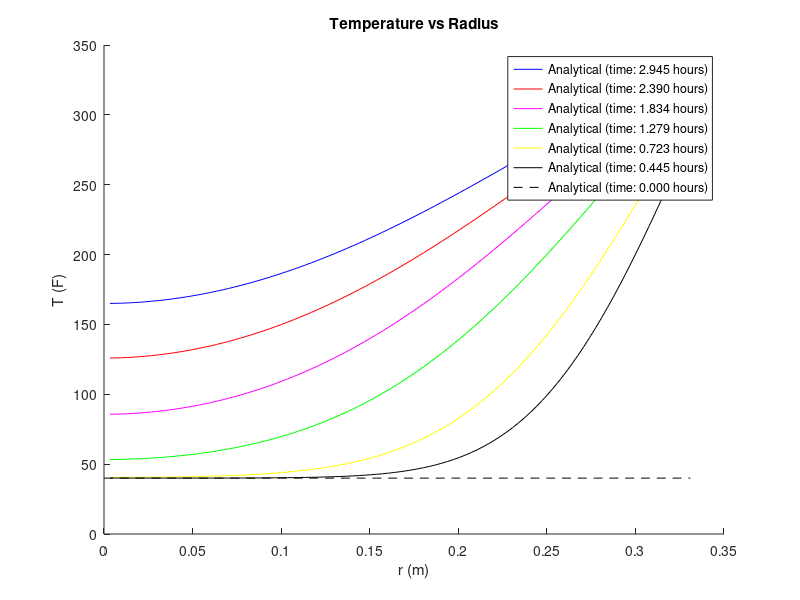

Write MATLAB code to recreate this figure.
% MAE 315 Project 1
% Group 5 
% 11/18/2015

% given
Ti = 40; %(F)
Tinf = 350; %(F)
Tf = 165; %(F)
thetaf = (Tf-Tinf)/(Ti-Tinf); %dimensionless temperature
h = 12.5; %Btu/hr-ft^2-F
k = 0.287; %Btu/hr-ft-F
alpha = 1.40e-6; %ft^2/s
r0 = 0.331; %ft
Bi = h*r0/k;

%% Analytical Solution
% lambda values
fb = @(x) 1-x.*cot(x)-Bi;
lambda = zeros(6,1);
lambda(1) = fzero(fb, 3);
lambda(2) = fzero(fb, 6);
lambda(3) = fzero(fb, 9);
lambda(4) = fzero(fb, 12);
lambda(5) = fzero(fb, 15);
lambda(6) = fzero(fb, 18);
 
% series solution for center temperature
a = 4*(sin(lambda)-lambda.*cos(lambda))./(2*lambda-sin(2*lambda));
fth1 = @(x) a(1)*exp(-lambda(1)^2*x)-thetaf;
fth2 = @(x) fth1(x)+a(2)*exp(-lambda(2)^2*x);
fth3 = @(x) fth2(x)+a(3)*exp(-lambda(3)^2*x);
fth4 = @(x) fth3(x)+a(4)*exp(-lambda(4)^2*x);
fth5 = @(x) fth4(x)+a(5)*exp(-lambda(5)^2*x);
fth6 = @(x) fth5(x)+a(6)*exp(-lambda(6)^2*x);

% Fourier Numbers
tau = zeros(6,1);
tau(1) = fzero(fth1, 0.1);
tau(2) = fzero(fth2, 0.1);
tau(3) = fzero(fth3, 0.1);
tau(4) = fzero(fth4, 0.1);
tau(5) = fzero(fth5, 0.1);
tau(6) = fzero(fth6, 0.1);

% time values
time = tau*r0^2/alpha;

% plot
r = linspace(0, r0);
t = [time(6) time(6)-2e3 time(6)-4e3 time(6)-6e3 time(6)-8e3 time(6)-9e3];
hold on;
for j = 1:6
  Fo = alpha*t(j)/r0^2;
  theta = zeros(size(r));
  for k = 1:6
    theta = theta+a(k)*exp(-lambda(k)^2*Fo)*sin(lambda(k)*r/r0)./(lambda(k)*r/r0);
  end    
  T = Tinf+(Ti-Tinf)*theta;  
  switch j
    case 1
      line = 'b';      
    case 2
      line = 'r';
    case 3
      line = 'm';
    case 4
      line = 'g';
    case 5
      line = 'y';
    case 6
      line = 'k';
  end
  plot(r, T, line);
end
plot(r, Ti*ones(length(r),1), '--k');
title('Temperature vs Radius');
xlabel('r (m)');
ylabel('T (F)');
legend({sprintf('Analytical (time: %.3f hours)', t(1)/3600)
        sprintf('Analytical (time: %.3f hours)', t(2)/3600)
        sprintf('Analytical (time: %.3f hours)', t(3)/3600)
        sprintf('Analytical (time: %.3f hours)', t(4)/3600)
        sprintf('Analytical (time: %.3f hours)', t(5)/3600)
        sprintf('Analytical (time: %.3f hours)', t(6)/3600)
        sprintf('Analytical (time: %.3f hours)', 0)});

%% Crank Nicolson Method
% given
dr = r0/10;
dt = 1;
lambda = alpha*dt/dr^2;
n = 2; %time levels
r = (0:dr:r0)';

% numerical calculations
T = zeros(11,n);
lhs = zeros(11,11);
rhs = zeros(11,1);

T(1:11,1) = Ti; %initial conditions
rhalf = zeros(10,1); %half radii
for j = 1:10
  rhalf(j) = r(j)+0.5*dr;  
end

for j = 2:n
% calculating lhs
  lhs(1,1) = rhalf(1)+r(1)+2*r(1)/lambda;
  lhs(1,2) = -(rhalf(1)+r(1));
  for k = 2:10
    lhs(k,k-1) = -rhalf(k-1);
    lhs(k,k) = -rhalf(k)+rhalf(k-1)+2*r(k)/lambda;
    lhs(k,k+1) = -rhalf(k);
  end
  lhs(11,10) = -(r(11)+rhalf(10));
  lhs(11,11) = 2*h*r(11)*dr/k+r(11)+rhalf(10)+2*r(11)/lambda;
% calculating rhs
  rhs(1) = -(rhalf(1)+r(1)-2*r(1)/lambda)*T(1,j)+(rhalf(1)+r(1))*T(2,j);
  for k = 2:10
    rhs(k) = rhalf(k-1)*T(k-1,j)-(rhalf(k)+rhalf(k-1)-2*r(k)/lambda)*T(k,j)+rhalf(k)*T(k+1,j);    
  end
  rhs(11) = (-2*h*r(11)*dr/k-r(11)-rhalf(10)+2*r(11)/lambda)*T(11,j)+(r(11)+rhalf(10)^2)*T(10,j)+4*h*r(11)*dr/k*Tinf;  
end